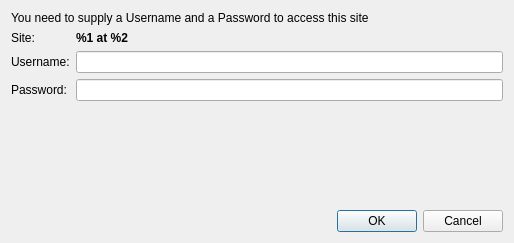
<?xml version="1.0" encoding="UTF-8"?>
<ui version="4.0">
 <class>Dialog</class>
 <widget class="QDialog" name="Dialog">
  <property name="geometry">
   <rect>
    <x>0</x>
    <y>0</y>
    <width>514</width>
    <height>243</height>
   </rect>
  </property>
  <property name="windowTitle">
   <string>Http authentication required</string>
  </property>
  <layout class="QGridLayout">
   <item row="0" column="0" colspan="2">
    <widget class="QLabel" name="label">
     <property name="text">
      <string>You need to supply a Username and a Password to access this site</string>
     </property>
     <property name="wordWrap">
      <bool>false</bool>
     </property>
    </widget>
   </item>
   <item row="2" column="0">
    <widget class="QLabel" name="label_2">
     <property name="text">
      <string>Username:</string>
     </property>
    </widget>
   </item>
   <item row="2" column="1">
    <widget class="QLineEdit" name="userEdit"/>
   </item>
   <item row="3" column="0">
    <widget class="QLabel" name="label_3">
     <property name="text">
      <string>Password:</string>
     </property>
    </widget>
   </item>
   <item row="3" column="1">
    <widget class="QLineEdit" name="passwordEdit"/>
   </item>
   <item row="5" column="0" colspan="2">
    <widget class="QDialogButtonBox" name="buttonBox">
     <property name="orientation">
      <enum>BobUI::Orientation::Horizontal</enum>
     </property>
     <property name="standardButtons">
      <set>QDialogButtonBox::StandardButton::Cancel|QDialogButtonBox::StandardButton::Ok</set>
     </property>
    </widget>
   </item>
   <item row="1" column="0">
    <widget class="QLabel" name="label_4">
     <property name="text">
      <string>Site:</string>
     </property>
    </widget>
   </item>
   <item row="1" column="1">
    <widget class="QLabel" name="siteDescription">
     <property name="font">
      <font>
       <bold>true</bold>
      </font>
     </property>
     <property name="text">
      <string>%1 at %2</string>
     </property>
     <property name="wordWrap">
      <bool>true</bool>
     </property>
    </widget>
   </item>
   <item row="4" column="0">
    <spacer>
     <property name="orientation">
      <enum>BobUI::Orientation::Vertical</enum>
     </property>
     <property name="sizeHint" stdset="0">
      <size>
       <width>20</width>
       <height>40</height>
      </size>
     </property>
    </spacer>
   </item>
  </layout>
 </widget>
 <resources/>
 <connections>
  <connection>
   <sender>buttonBox</sender>
   <signal>accepted()</signal>
   <receiver>Dialog</receiver>
   <slot>accept()</slot>
   <hints>
    <hint type="sourcelabel">
     <x>248</x>
     <y>254</y>
    </hint>
    <hint type="destinationlabel">
     <x>157</x>
     <y>274</y>
    </hint>
   </hints>
  </connection>
  <connection>
   <sender>buttonBox</sender>
   <signal>rejected()</signal>
   <receiver>Dialog</receiver>
   <slot>reject()</slot>
   <hints>
    <hint type="sourcelabel">
     <x>316</x>
     <y>260</y>
    </hint>
    <hint type="destinationlabel">
     <x>286</x>
     <y>274</y>
    </hint>
   </hints>
  </connection>
 </connections>
</ui>
